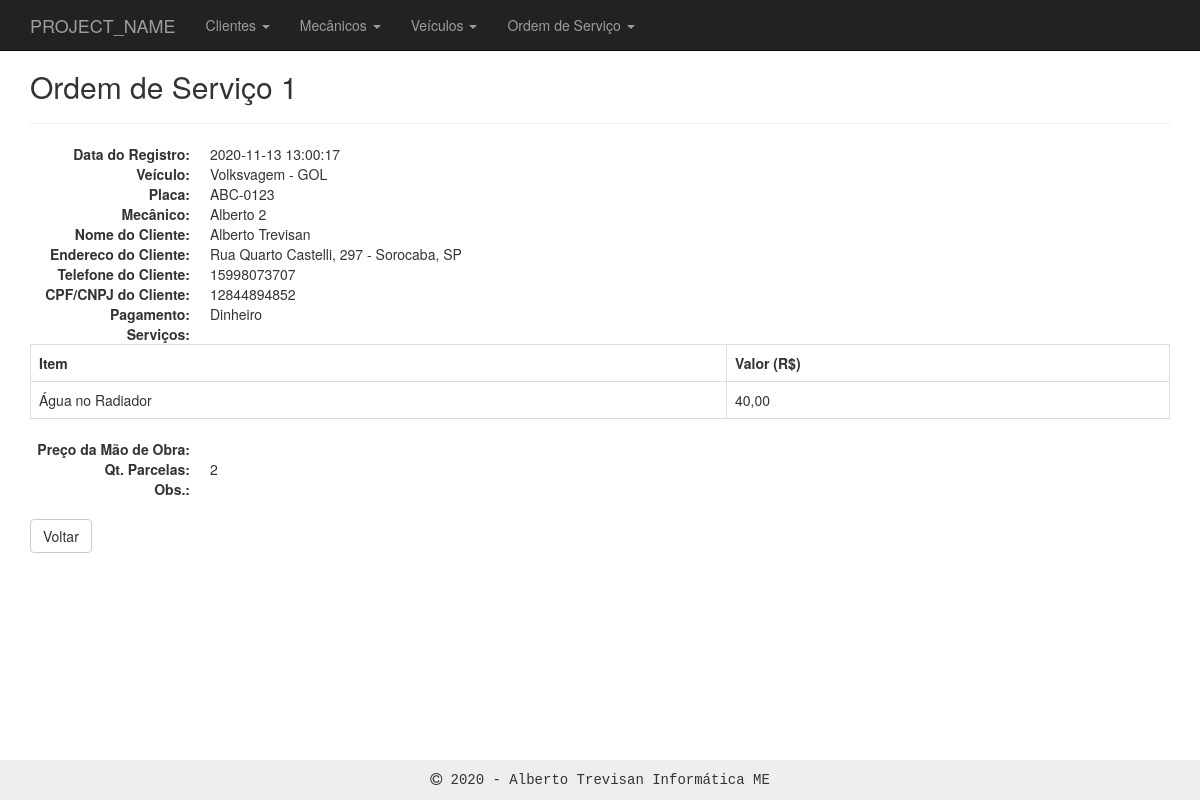
The app's page /os/view.php?id=1 with its own data.
### tables this page shows
CREATE TABLE `os` (
  `id` int(11) NOT NULL,
  `dt_registro` datetime DEFAULT NULL,
  `id_veiculo` int(11) DEFAULT NULL,
  `placa` text DEFAULT NULL,
  `id_mecanico` int(11) DEFAULT NULL,
  `nome` text DEFAULT NULL,
  `endereco` text DEFAULT NULL,
  `telefone` text DEFAULT NULL,
  `cpf_cnpj` text DEFAULT NULL,
  `id_pagtype` text DEFAULT NULL,
  `services` longtext DEFAULT NULL CHECK (json_valid(`services`)),
  `dinheiro` float DEFAULT NULL,
  `obs` text DEFAULT NULL,
  `qt_parcelas` int(11) DEFAULT NULL
);

CREATE TABLE `veiculos` (
  `id` int(11) NOT NULL,
  `marca` text DEFAULT NULL,
  `ano_de_fabricacao` int(11) DEFAULT NULL,
  `km` int(11) NOT NULL,
  `modelo` text DEFAULT NULL,
  `placa` varchar(8) DEFAULT NULL,
  `motor` text DEFAULT NULL,
  `numero_eixos` int(11) DEFAULT NULL,
  `potencia_cc` int(11) DEFAULT NULL,
  `quant_portas` int(11) DEFAULT NULL,
  `id_cliente` int(11) NOT NULL
);

CREATE TABLE `mecanico` (
  `id` int(11) NOT NULL,
  `resp_cnpj` varchar(255) NOT NULL,
  `name` varchar(255) NOT NULL,
  `cpf_cnpj` varchar(14) NOT NULL,
  `birthdate` text NOT NULL,
  `address` varchar(255) NOT NULL,
  `hood` varchar(100) NOT NULL,
  `zip_code` varchar(9) NOT NULL,
  `city` varchar(100) NOT NULL,
  `state` varchar(100) NOT NULL,
  `phone` varchar(20) NOT NULL,
  `mobile` varchar(20) NOT NULL,
  `ie` varchar(20) NOT NULL,
  `created` datetime NOT NULL,
  `modified` datetime NOT NULL
);

### inc/database.php (called while the page is built, shortened)
<?php
function open_database() {
	try {
		$conn = new mysqli(DB_HOST, DB_USER, DB_PASSWORD, DB_NAME);
		return $conn;
	} catch (Exception $e) {
		echo $e->getMessage();
		return null;
	}
}
function find( $table = null, $id = null ) {
	$database = open_database();
	$found = null;
	try {
	  if ($id) {
	    $sql = "SELECT * FROM " . $table . " WHERE id = " . $id;
	    $result = $database->query($sql);
	    if ($result->num_rows > 0) {
	      $found = $result->fetch_assoc();
	    }
	  } else {
	    $sql = "SELECT * FROM " . $table;
	    $result = $database->query($sql);
	    if ($result->num_rows > 0) {
	      $found = $result->fetch_all(MYSQLI_ASSOC);
	    }
	  }
	} catch (Exception $e) {
	  $_SESSION['message'] = $e->GetMessage();
	  $_SESSION['type'] = 'danger';
  }
	return $found;
}

### os/functions.php (called while the page is built, shortened)
<?php
function view($id = null) {
  $customer = find('os', $id);
}

### os/view.php (the view, shortened to what this page needs)
<?php
	require_once('functions.php');
	view($_GET['id']);
	function pagamento($id) {
		switch($id) {
			case 0:
			case "Dinheiro":
				return "Dinheiro";
			break;
		}
	}
	$veiculo = find('veiculos',$customer['id_veiculo']);
	$mecanico = find('mecanico',$customer['id_mecanico']);
	$pagamento = pagamento($customer['id_pagtype']);
?>
<?php include(HEADER_TEMPLATE); ?>
<h2>Ordem de Serviço <?php echo $customer['id']; ?></h2>
<hr>
<dl class="dl-horizontal">
	<dt>Data do Registro:</dt>
	<dd><?=$customer['dt_registro']?></dd>
	<dt>Veículo:</dt>
	<dd><?=$veiculo['marca']?> - <?=$veiculo['modelo']?></dd>
	<dt>Placa:</dt>
	<dd><?=$customer['placa']?></dd>
	<dt>Mecânico:</dt>
	<dd><?=$mecanico['name']?></dd>
	<dt>Nome do Cliente:</dt>
	<dd><?=$customer['nome']?></dd>
	<dt>Endereco do Cliente:</dt>
	<dd><?=$customer['endereco']?></dd>
	<dt>Telefone do Cliente:</dt>
	<dd><?=$customer['telefone']?></dd>
	<dt>CPF/CNPJ do Cliente:</dt>
	<dd><?=$customer['cpf_cnpj']?></dd>
	<dt>Pagamento:</dt>
	<dd><?=$pagamento?></dd>
	<dt>Serviços:</dt>
	<table class="table table-bordered">
		<tr>
			<th scope="col">Item</th>
			<th scope="col">Valor (R$)</th>
		</tr>
		<?php foreach(json_decode($customer['services'],true) as $servico) { ?>
			<tr>
				<td><?=$servico['servico']?></td>
				<td><?=number_format($servico['valor'],2,',','.')?></td>
			</tr>
		<?php } ?>
	</table>
	<dt>Preço da Mão de Obra:</dt>
	<dd><?=$customer['work_price']?></dd>
	<dt>Qt. Parcelas:</dt>
	<dd><?=$customer['qt_parcelas']?></dd>
	<dt>Obs.:</dt>
	<dd><?=$customer['obs']?></dd>
</dl>
<div id="actions" class="row">
	<div class="col-md-12">
	  <a href="index.php" class="btn btn-default">Voltar</a>
	</div>
</div>
<?php include(FOOTER_TEMPLATE); ?>

### inc/header.php (shortened to what this page needs)
<!DOCTYPE html>
<html>
<head>
    <link rel="stylesheet" href="<?php echo BASEURL; ?>css/bootstrap.min.css">
    <link rel="stylesheet" href="<?=BASEURL?>css/style.css">
    <link rel="stylesheet" href="https://maxcdn.bootstrapcdn.com/font-awesome/4.6.2/css/font-awesome.min.css">
</head>
<body>
    <nav class="navbar navbar-inverse navbar-fixed-top" role="navigation">
      <div class="container">
        <div class="navbar-header">
          <a href="<?php echo BASEURL; ?>index.php" class="navbar-brand"><?=PROJECT_NAME?></a>
        </div>
        <div id="navbar" class="navbar-collapse collapse">
          <ul class="nav navbar-nav">
            <li class="dropdown">
                <a href="#" class="dropdown-toggle" data-toggle="dropdown" role="button" aria-haspopup="true" aria-expanded="false">
                    Clientes <span class="caret"></span>
                </a>
            </li>
            <li class="dropdown">
                <a href="#" class="dropdown-toggle" data-toggle="dropdown" role="button" aria-haspopup="true" aria-expanded="false">
                    Mecânicos <span class="caret"></span>
                </a>
            </li>
            <li class="dropdown">
                <a href="#" class="dropdown-toggle" data-toggle="dropdown" role="button" aria-haspopup="true" aria-expanded="false">
                    Veículos <span class="caret"></span>
                </a>
            </li>
            <li class="dropdown">
              <a href="#" class="dropdown-toggle" data-toggle="dropdown" role="button" aria-haspopup="true" aria-expanded="false">
                Ordem de Serviço <span class="caret"></span>
              </a>
            </li>
          </ul>
        </div>
      </div>
    </nav>
    <main class="container" style="padding-bottom: 40px">

### inc/footer.php (shortened to what this page needs)
	</main>
	<footer class="container" style="position: fixed; bottom: 0; width: 100%;padding-top:10px;background: #eee;">
		<p style="font-family: monospace" class="text-center"><i class="fa fa-copyright"></i> 2020 - Alberto Trevisan Informática ME</p>
	</footer>
</body>
</html>

### inc/header.php (style rules this page uses)
body { padding-top: 50px; padding-bottom: 20px; }

### records on screen
os: id "1", dt_registro "2020-11-13 13:00:17", placa "ABC-0123", nome "Alberto Trevisan", endereco "Rua Quarto Castelli, 297 - Sorocaba, SP", telefone "15998073707", cpf_cnpj "12844894852", id_pagtype "Dinheiro", qt_parcelas "2"
veiculos: marca "Volksvagem", modelo "GOL"
mecanico: name "Alberto 2"

### other values on screen
PROJECT_NAME "PROJECT_NAME"
$servico['servico'] "Água no Radiador"
$servico['valor'] "40,00"
